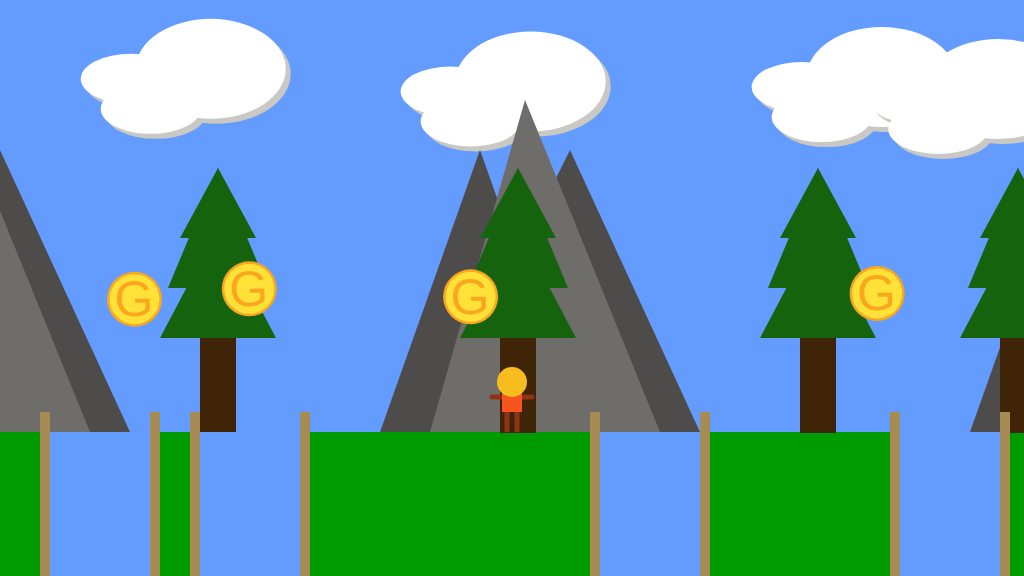
Frame 1 (no input)
Frame 60 (no input): identical to frame 1, image omitted
Frame 120 (the mouse pressed at the canvas centre since frame 60): identical to frame 1, image omitted

The p5.js sketch that drew this single still picture (run headless with seeded random() and noise() and a simulated clock; from frame 60 on, the mouse is pressed at the canvas centre):

// p5.js sketch
// ── sketch.js
/*

The Game Project 4 - Side scrolling

Week 6

*/
var gamechar_offset_y;
var gamechar_offset_x;
var gameChar_x;
var gameChar_y;
var floorPos_y;
var isLeft;
var isRight;
var scrollPos;

//arrays
var clouds;
var mountains;
var trees_x;
var canyons;
var collectables;
//misc scenery variables
var treePos_y;

function setup() {
	//canvas setup
	createCanvas(1024, 576);
	floorPos_y = height * 3 / 4;

	//gamechar positions
	gameChar_x = width / 2;
	gameChar_y = floorPos_y;
	//misc scene variables
	treePos_y = height / 2;
	//offset values, used in drawing the game character
	gamechar_offset_y = 35;
	gamechar_offset_x = 20;

	// Boolean variables to control the movement of the game character.
	isLeft = false;
	isRight = false;

	// Variable to control the background scrolling.
	scrollPos = 0;

	// Initialise arrays of scenery objects.
	trees_x = [200, 500, 800, 1000, 1400, -300, - 600];

	//clouds region
	clouds = [{
		pos_x: random(80, 151), //included random values so each scene has unique cloud placement
		pos_y: random(60, 151),
		width: 100,
		height: 50
	}, {
		pos_x: random(300, 501),
		pos_y: random(60, 151),
		width: 100,
		height: 50
	}, {
		pos_x: random(600, 851),
		pos_y: random(60, 151),
		width: 100,
		height: 50
	}, {
		pos_x: random(-300, 1),
		pos_y: random(60, 151),
		width: 100,
		height: 50
	}, {
		pos_x: random(-550, -351),
		pos_y: random(60, 151),
		width: 100,
		height: 50
	}, {
		pos_x: random(-900, -701),
		pos_y: random(60, 151),
		width: 100,
		height: 50
	}, {
		pos_x: random(900, 1201),
		pos_y: random(60, 151),
		width: 100,
		height: 50
	}, {
		pos_x: random(1350, 1500),
		pos_y: random(60, 151),
		width: 100,
		height: 50
	}, {
		pos_x: random(1650, 2000),
		pos_y: random(60, 151),
		width: 100,
		height: 50
	}];
	//mountains region
	mountains = [{
		pos_x: -190,
		pos_y: floorPos_y,
		pos_peak: 150
	}, {
		pos_x: 380,
		pos_y: floorPos_y,
		pos_peak: 150
	}, {
		pos_x: 970,
		pos_y: floorPos_y,
		pos_peak: 150
	}, {
		pos_x: 1570,
		pos_y: floorPos_y,
		pos_peak: 150
	}, {
		pos_x: -570,
		pos_y: floorPos_y,
		pos_peak: 150
	}];
	//canyons region
	canyons = [{
		x_pos: 50,
		width: 100
	}, {
		x_pos: 200,
		width: 100
	}, {
		x_pos: 600,
		width: 100
	}, {
		x_pos: 900,
		width: 100
	}, {
		x_pos: 1100,
		width: 100
	}, {
		x_pos: 1500,
		width: 100
	}, {
		x_pos: -200,
		width: 100
	}, {
		x_pos: -500,
		width: 100
	}, {
		x_pos: -1000,
		width: 100
	}];
	//collectables region
	collectables = [{
		x_pos: random(50, 151),
		y_pos: random(height / 2, 300),
		size: 50
	}, {
		x_pos: random(200, 351),
		y_pos: random(height / 2, 300),
		size: 50
	}, {
		x_pos: random(400, 551),
		y_pos: random(height / 2, 300),
		size: 50
	}, {
		x_pos: random(700, 901),
		y_pos: random(height / 2, 300),
		size: 50
	}, {
		x_pos: random(1000, 1201),
		y_pos: random(height / 2, 300),
		size: 50
	}, {
		x_pos: random(-200, 1),
		y_pos: random(height / 2, 300),
		size: 50
	}, {
		x_pos: random(-400, -251),
		y_pos: random(height / 2, 300),
		size: 50
	}];
}

function draw() {
	background(100, 155, 255); // fill the sky blue

	noStroke();
	fill(0, 155, 0);
	rect(0, floorPos_y, width, height / 4); // draw some green ground
	//scroll pushing
	push();
	translate(scrollPos, 0);
	// Draw clouds.
	for (var i = 0; i < clouds.length; i++) {
		fill(201, 200, 195);
		ellipse(clouds[i].pos_x + 5, clouds[i].pos_y + 5, clouds[i].width, clouds[i].height);
		ellipse(clouds[i].pos_x + 25, clouds[i].pos_y + 35, clouds[i].width, clouds[i].height);
		ellipse(clouds[i].pos_x + 85, clouds[i].pos_y - 5, clouds[i].width + 50, clouds[i].height + 50);
		fill(255, 255, 255);
		ellipse(clouds[i].pos_x, clouds[i].pos_y, clouds[i].width, clouds[i].height);
		ellipse(clouds[i].pos_x + 20, clouds[i].pos_y + 30, clouds[i].width, clouds[i].height);
		ellipse(clouds[i].pos_x + 80, clouds[i].pos_y - 10, clouds[i].width + 50, clouds[i].height + 50);
	};

	// Draw mountains.

	for (var i = 0; i < mountains.length; i++) {
		//back mountains
		fill(77, 76, 75);
		triangle(mountains[i].pos_x + 100, mountains[i].pos_peak, mountains[i].pos_x, mountains[i].pos_y, mountains[i].pos_x + 200, mountains[i].pos_y); // triangle(peakx,y, leftx,y, rightx,y)
		triangle(mountains[i].pos_x + 190, mountains[i].pos_peak, mountains[i].pos_x + 50, mountains[i].pos_y, mountains[i].pos_x + 320, mountains[i].pos_y); // triangle(peakx,y, leftx,y, rightx,y)
		//front mountain
		fill(110, 109, 106);
		triangle(mountains[i].pos_x + 145, mountains[i].pos_peak - 50, mountains[i].pos_x + 50, mountains[i].pos_y, mountains[i].pos_x + 280, mountains[i].pos_y); // triangle(peakx,y, leftx,y, rightx,y)
	};

	// Draw trees.
	for (var i = 0; i < trees_x.length; i++) {
		fill(64, 36, 8);
		rect(trees_x[i], treePos_y, 36, 145);

		fill(22, 99, 13);

		triangle(trees_x[i] - 40, treePos_y + 50, trees_x[i] + 76, treePos_y + 50, trees_x[i] + 18, treePos_y - 60);//lowest leaves triangle (leftx,y, rightx,y, topx,y)
		triangle(trees_x[i] - 32, treePos_y, trees_x[i] + 68, treePos_y, trees_x[i] + 18, treePos_y - 120); //mid leaves triangle (leftx,y, rightx,y, topx,y)
		triangle(trees_x[i] - 20, treePos_y - 50, trees_x[i] + 18 + 20 + 18, treePos_y - 50, trees_x[i] + 18, treePos_y - 120);//top leaves triangle (leftx,y, rightx,y, topx,y)
	};

	// Draw canyons
	for (var i = 0; i < canyons.length; i++) {
		fill(100, 155, 255);
		rect(canyons[i].x_pos, floorPos_y, canyons[i].width, 150);
		fill(166, 139, 85);
		rect(canyons[i].x_pos - 10, floorPos_y - 20, canyons[i].width - 90, 170);
		rect(canyons[i].x_pos + canyons[i].width, floorPos_y - 20, canyons[i].width - 90, 170);

	};
	// Draw collectable items
	for (var i = 0; i < collectables.length; i++) {
		// coin edges 
	fill(250, 166, 30);
	ellipse(collectables[i].x_pos, collectables[i].y_pos, collectables[i].size * 1.1);
	// coin core
	fill(255, 225, 56);
	ellipse(collectables[i].x_pos, collectables[i].y_pos, collectables[i].size);
	//text
	fill(250, 166, 30);
	textSize(collectables[i].size);
	text('G', collectables[i].x_pos - collectables[i].size/2.5, collectables[i].y_pos + collectables[i].size/3);
	};

	//reverse translation so we have illusion of movement
	pop();
	// Draw the game character - this must be last
	//Limbs
	stroke(143, 51, 20);
	strokeWeight(5);
	//Arms
	line(gameChar_x - gamechar_offset_x, gameChar_y - gamechar_offset_y, gameChar_x + gamechar_offset_x, gameChar_y - gamechar_offset_y);
	//Legs
	line(gameChar_x - 5, gameChar_y - 25, gameChar_x - 5, gameChar_y - 2);
	line(gameChar_x + 5, gameChar_y - 25, gameChar_x + 5, gameChar_y - 2);
	//Body
	noStroke();
	fill(247, 84, 30);
	rect(gameChar_x - 10, gameChar_y - 50, 20, 30);
	//Head
	fill(247, 189, 30);
	ellipse(gameChar_x, gameChar_y - 50, 30);
	
	//////// Game character logic ///////
	// Logic to move

	if (isLeft) {
		if (gameChar_x > width * 0.2) {
			gameChar_x -= 5;
		}
		else {
			scrollPos += 5;
		}
	}

	if (isRight) {
		if (gameChar_x < width * 0.8) {
			gameChar_x += 5;
		}
		else {
			scrollPos -= 5; // negative for moving against the background
		}

	}
}

function keyPressed() {

	if (key == 'A' || keyCode == 37) {
		isLeft = true;
	}

	if (key == 'D' || keyCode == 39) {
		isRight = true;
	}

}

function keyReleased() {
	if (key == 'A' || keyCode == 37) {
		isLeft = false;
	}

	if (key == 'D' || keyCode == 39) {
		isRight = false;
	}
}
